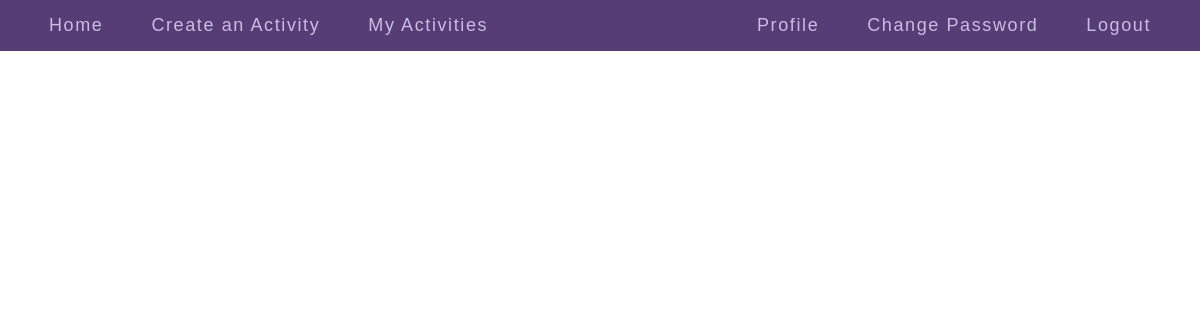
Before: /index/ (signed in) with the older database file.
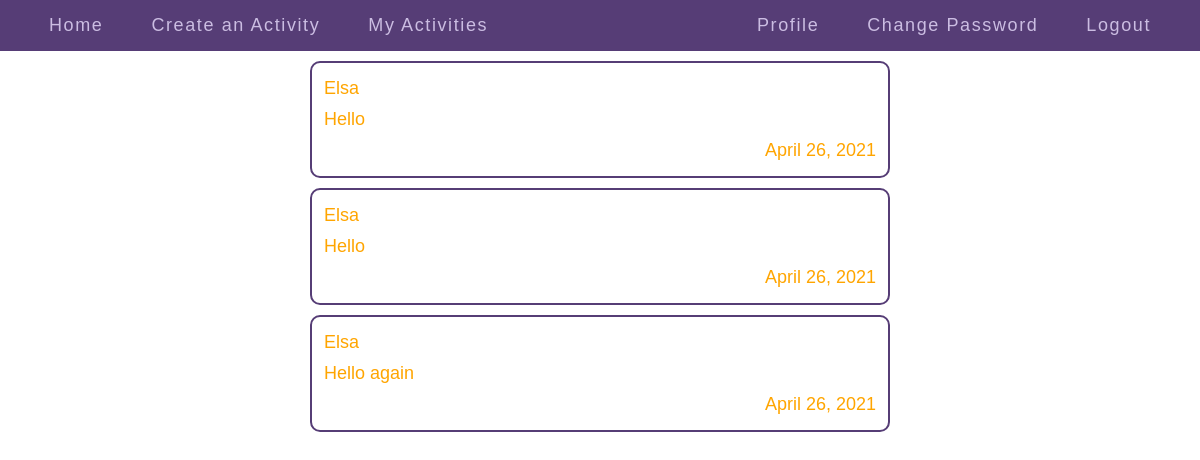
After: the same page with the newer database file.
### meet/models.py (models this page shows, shortened)
class Activity(models.Model):
    user = models.ForeignKey(User, on_delete=models.CASCADE, related_name="activities")
    title = models.CharField(max_length=128)
    description = models.TextField()
    time = models.DateTimeField(default=timezone.now)

### meet/views.py (the view)
# urls.py: path("index/", views.index, name="index"),
@login_required(login_url='/')
def index(request):
    activities = Activity.objects.all()
    return render(request, "meet/index.html", {
    "activities": activities
    })

### meet/templates/meet/index.html (shortened to what this page needs)
{% extends "meet/layout.html" %}
{% block body %}
  <div class="index_page">
    {% for activity in activities %}
      <div class="indexpage_activity">
        <div>
          {{ activity.user.username }}
        </div>
        <div>
          {{ activity.title }}
        </div>
        <div class="indexpage_posted_on">
          {{ activity.time|date:"F d, Y" }}
        </div>
      </div>
    {% endfor %}
  </div>
{% endblock %}

### meet/templates/meet/layout.html (shortened to what this page needs)
{% load static %}
<!DOCTYPE html>
<html lang="en" dir="ltr">
  <head>
    <link href="https://cdn.jsdelivr.net/npm/bootstrap@5.0.0-beta3/dist/css/bootstrap.min.css" rel="stylesheet">
    <link rel="stylesheet" href="{% static 'meet/styles.css' %}">
  </head>
  <body>
    {% if user.is_authenticated %}
    <div class="navigation">
      <a href="{% url 'index' %}">Home</a>
      <a href="{% url 'add_activity' %}">Create an Activity</a>
      <a href="#">My Activities</a>
      <a href="{% url 'profile' %}" class="linktotheright">Profile</a>
      <a href="{% url 'password_change' %}">Change Password</a>
      <a href="{% url 'logout' %}">Logout</a>
    </div>
    {% endif %}
    {% block body %}
    {% endblock %}
  </body>
</html>

### meet/static/meet/styles.css (style rules this page uses)
* { font-family: Arial, sans-serif; }
.form_register, .form_update, .password_forms, .activity_form, .index_page { width: 75%; min-width: 300px; max-width: 600px; }
.index_page { margin: auto; }
.index_page > * { margin: 10px; }
.indexpage_activity > * { margin: 2px; }
.indexpage_activity { border: 2px solid #563d76; color: orange; display: flex; flex-direction: column; padding: 10px; border-radius: 10px; font-size: 18px; }
.indexpage_activity .indexpage_posted_on { align-self: flex-end; }
.navigation { display: flex; flex-wrap: wrap; padding: 0 25px; margin-bottom: 4px; background: #563d76; color: #cbbde2; letter-spacing: 0.1em; position: sticky; top: 0px; z-index: 2; }
.navigation a { text-decoration: none; color: inherit; padding: 12px 24px; font-size: 18px; }
.linktotheright { margin-left: auto; }

Changed rows visible on the page:
added Activity: user.username "Elsa", title "Hello", time "April 26, 2021"
added Activity: user.username "Elsa", title "Hello", time "April 26, 2021"
added Activity: user.username "Elsa", title "Hello again", time "April 26, 2021"
